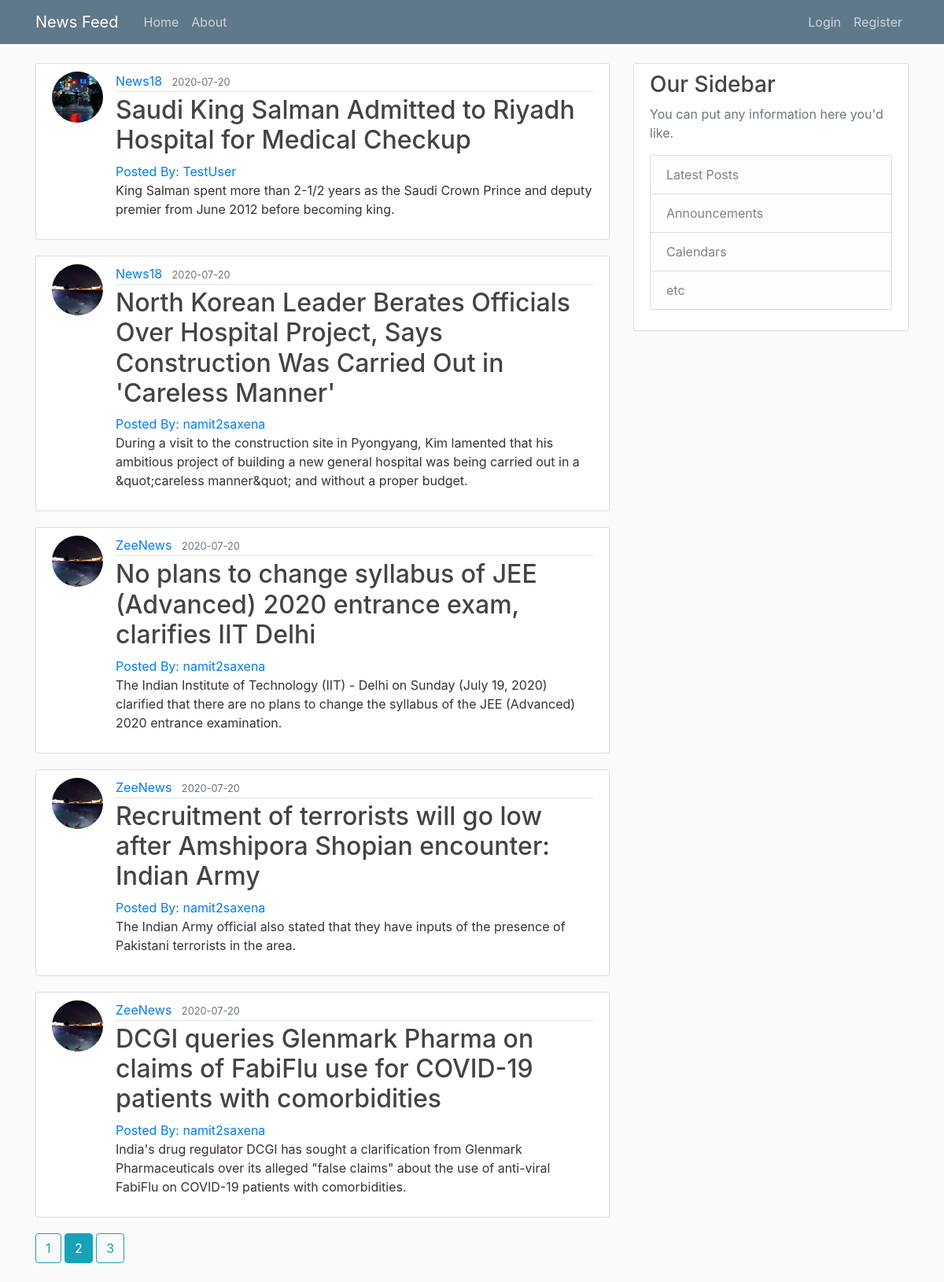
The page /home?page=2 on the database its author committed.
### NewsFeed/models.py (models this page shows, shortened)
class Post(db.Model):
    id = db.Column(db.Integer, primary_key=True)
    title = db.Column(db.String(100), nullable=False)
    date_posted = db.Column(db.DateTime, nullable = False, default = datetime.utcnow)
    content = db.Column(db.Text, nullable=False)
    link = db.Column(db.String(200), nullable = False)
    website = db.Column(db.String(40), nullable = False)
    user_id = db.Column(db.Integer, db.ForeignKey('user.id'), nullable=False)

class User(db.Model, UserMixin):
     id = db.Column(db.Integer, primary_key=True)
     username = db.Column(db.String(20), unique=True, nullable=False)
     email = db.Column(db.String(120), unique=True, nullable=False)
     image_file = db.Column(db.String(20), nullable=False, default = 'default.jpeg')
     password = db.Column(db.String(60), nullable=False)
     posts = db.relationship('Post', backref='author', lazy=True)

### NewsFeed/main/routes.py (the view)
@main.route('/')
@main.route('/home')
def home():
    page = request.args.get('page', 1, type=int)
    posts = Post.query.order_by(Post.date_posted.desc()).paginate(page=page, per_page=5)
    return render_template('home.html', posts=posts)

### NewsFeed/templates/home.html
{% extends "layout.html" %}
{% block content %}
    {% for post in posts.items %}
        <article class="media content-section">
        <img class="rounded-circle article-img" src="{{ url_for('static', filename='profile_pics/'+post.author.image_file) }}">
          <div class="media-body">
            <div class="article-metadata">
              <a class="mr-2" href="#">{{ post.website }}</a>
              <small class="text-muted">{{ post.date_posted.strftime('%Y-%m-%d') }}</small>
            </div>
            <h2><a class="article-title" href="{{ url_for('posts.post', post_id = post.id) }}">{{ post.title }}</a></h2>
            <a class="mr-2" href="{{ url_for('users.user_posts', username=post.author.username) }}">Posted By: {{ post.author.username }}</a>
            <p class="article-content">{{ post.content }}</p>
          </div>
        </article>
    {% endfor %}
    {% for page_num in posts.iter_pages(left_edge=1, right_edge=1, left_current=1, right_current=2) %}
        {% if page_num %}
            {% if posts.page == page_num %}
                <a class="btn btn-info mb-4" href="{{ url_for('main.home', page=page_num) }}">{{ page_num }}</a>
            {% else %}
                <a class="btn btn-outline-info mb-4" href="{{ url_for('main.home', page=page_num) }}">{{ page_num }}</a>
            {% endif %}
        {% else %}
            ...
        {% endif %}
    {% endfor %}
{% endblock content %}

### NewsFeed/static/main.css (style rules this page uses)
body { background: #fafafa; color: #333333; margin-top: 5rem; }
h1, h2, h3, h4, h5, h6 { color: #444444; }
.content-section { background: #ffffff; padding: 10px 20px; border: 1px solid #dddddd; border-radius: 3px; margin-bottom: 20px; }
.article-title { color: #444444; }
.article-content { white-space: pre-line; }
.article-img { height: 65px; width: 65px; margin-right: 16px; }
.article-metadata { padding-bottom: 1px; margin-bottom: 4px; border-bottom: 1px solid #e3e3e3 }

### rows shown on the page
Post: image_file (picture), website "News18", date_posted "2020-07-20", title "Saudi King Salman Admitted to Riyadh Hospital for Medical Checkup", author.username "TestUser", content "King Salman spent more than 2-1/2 years as the Saudi Crown Prince and deputy premier from June 2012 before becoming king."
Post: image_file (picture), website "News18", date_posted "2020-07-20", title "North Korean Leader Berates Officials Over Hospital Project, Says Construction Was Carried Out in 'Careless Manner'", author.username "namit2saxena", content "During a visit to the construction site in Pyongyang, Kim lamented that his ambitious project of building a new general hospital was being carried out in a &quot;careless manner&quot; and without a proper budget."
Post: image_file (picture), website "ZeeNews", date_posted "2020-07-20", title "No plans to change syllabus of JEE (Advanced) 2020 entrance exam, clarifies IIT Delhi", author.username "namit2saxena", content "The Indian Institute of Technology (IIT) - Delhi on Sunday (July 19, 2020) clarified that there are no plans to change the syllabus of the JEE (Advanced) 2020 entrance examination."
Post: image_file (picture), website "ZeeNews", date_posted "2020-07-20", title "Recruitment of terrorists will go low after Amshipora Shopian encounter: Indian Army", author.username "namit2saxena", content "The Indian Army official also stated that they have inputs of the presence of Pakistani terrorists in the area."
Post: image_file (picture), website "ZeeNews", date_posted "2020-07-20", title "DCGI queries Glenmark Pharma on claims of FabiFlu use for COVID-19 patients with comorbidities", author.username "namit2saxena", content "India's drug regulator DCGI has sought a clarification from Glenmark Pharmaceuticals over its alleged \"false claims\" about the use of anti-viral FabiFlu on COVID-19 patients with comorbidities."

### other values the page prints
{{ page_num }} "1" "3"
{{ page_num }} "2"
